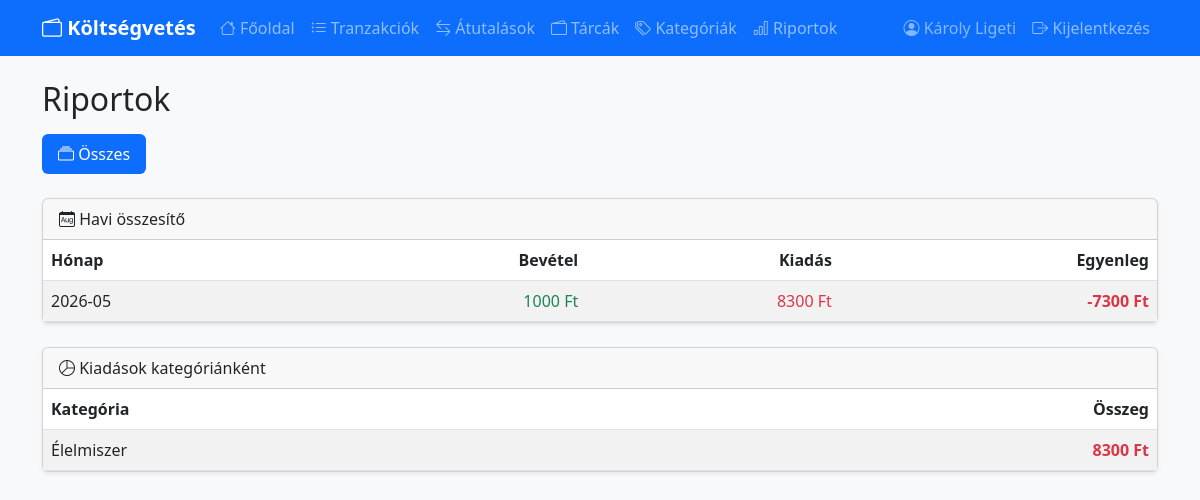
Before: /reports (signed in) with the older database file.
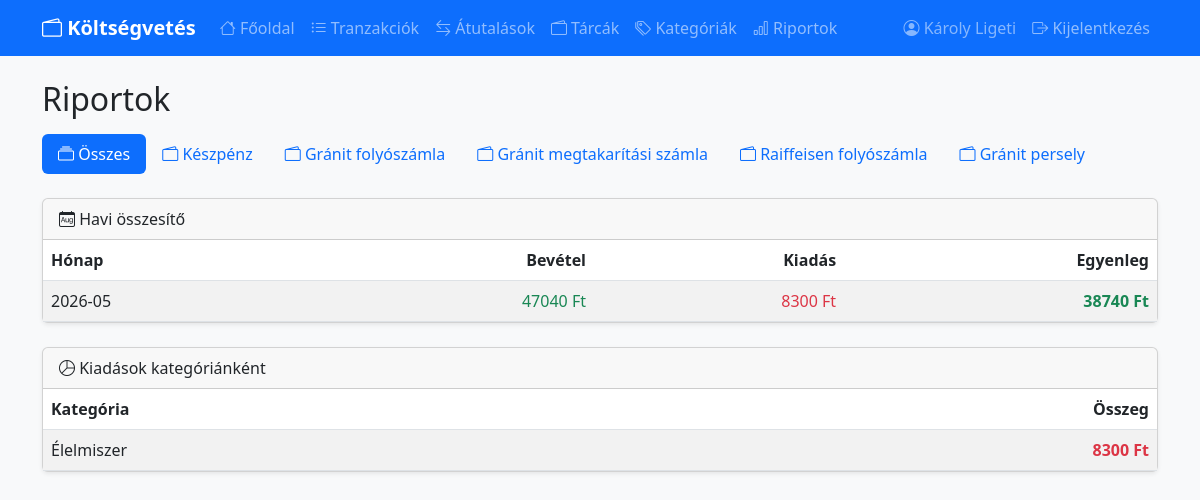
After: the same page with the newer database file.
### tables this page shows
CREATE TABLE categories (
            id INTEGER PRIMARY KEY AUTOINCREMENT,
            name TEXT NOT NULL,
            type TEXT NOT NULL CHECK(type IN ('income', 'expense'))
        );

CREATE TABLE wallets (
        id INTEGER PRIMARY KEY AUTOINCREMENT,
        name TEXT NOT NULL,
        description TEXT);

### main.py (the view, shortened to what this page needs)
@app.route('/reports')
@login_required
def reports():
    conn = get_db()
    wallets = conn.execute("SELECT * FROM wallets ORDER BY sort_order").fetchall()
    active = get_active_wallet(wallets)
    if active == 'all':
        monthly = conn.execute('''
            SELECT strftime('%Y-%m', date) as month,
                SUM(CASE WHEN type='income' THEN amount ELSE 0 END) as income,
                SUM(CASE WHEN type='expense' THEN amount ELSE 0 END) as expense
            FROM transactions
            GROUP BY month ORDER BY month DESC LIMIT 12''').fetchall()
        by_category = conn.execute('''
            SELECT c.name, SUM(t.amount) as total
            FROM transactions t JOIN categories c ON t.category_id = c.id
            WHERE t.type='expense'
            GROUP BY c.name ORDER BY total DESC''').fetchall()
    conn.close()
    return render_template('reports.html', monthly=monthly, by_category=by_category,
                           wallets=wallets, active_wallet=active)

### main.py (called while the page is built, shortened)
@login_manager.user_loader
def load_user(user_id):
    conn = get_db()
    row = conn.execute("SELECT * FROM users WHERE id=?", (user_id,)).fetchone()
    conn.close()
    if row:
        return User(row["id"], row["name"], row["email"])
    return None

def get_db():
    conn = sqlite3.connect(DATABASE)
    conn.row_factory = sqlite3.Row
    return conn

def get_active_wallet(wallets):
    w = request.args.get('wallet', 'all')
    if w == 'all':
        return 'all'

### templates/reports.html
{% extends 'base.html' %}
{% block content %}
<h2 class="mb-3">Riportok</h2>
<ul class="nav nav-pills mb-4">
    <li class="nav-item">
        <a class="nav-link {% if active_wallet == 'all' %}active{% endif %}" href="?wallet=all">
            <i class="bi bi-collection"></i> Összes
        </a>
    </li>
    {% for w in wallets %}
    <li class="nav-item">
        <a class="nav-link {% if active_wallet == w.id %}active{% endif %}" href="?wallet={{ w.id }}">
            <i class="bi bi-wallet2"></i> {{ w.name }}
        </a>
    </li>
    {% endfor %}
</ul>
<div class="card shadow-sm mb-4">
    <div class="card-header"><i class="bi bi-calendar-month"></i> Havi összesítő</div>
    <div class="card-body p-0">
        <table class="table table-striped mb-0">
            <thead>
                <tr>
                    <th>Hónap</th>
                    <th class="text-end">Bevétel</th>
                    <th class="text-end">Kiadás</th>
                    <th class="text-end">Egyenleg</th>
                </tr>
            </thead>
            <tbody>
                {% for m in monthly %}
                {% set bal = m.income - m.expense %}
                <tr>
                    <td>{{ m.month }}</td>
                    <td class="text-end text-success">{{ "%.0f"|format(m.income) }} Ft</td>
                    <td class="text-end text-danger">{{ "%.0f"|format(m.expense) }} Ft</td>
                    <td class="text-end fw-bold {{ 'text-success' if bal >= 0 else 'text-danger' }}">
                        {{ "%.0f"|format(bal) }} Ft
                    </td>
                </tr>
                {% else %}
                <tr><td colspan="4" class="text-center text-muted py-3">Még nincsenek adatok</td></tr>
                {% endfor %}
            </tbody>
        </table>
    </div>
</div>
<div class="card shadow-sm">
    <div class="card-header"><i class="bi bi-pie-chart"></i> Kiadások kategóriánként</div>
    <div class="card-body p-0">
        <table class="table table-striped mb-0">
            <thead>
                <tr>
                    <th>Kategória</th>
                    <th class="text-end">Összeg</th>
                </tr>
            </thead>
            <tbody>
                {% for c in by_category %}
                <tr>
                    <td>{{ c.name }}</td>
                    <td class="text-end text-danger fw-bold">{{ "%.0f"|format(c.total) }} Ft</td>
                </tr>
                {% else %}
                <tr><td colspan="2" class="text-center text-muted py-3">Még nincsenek adatok</td></tr>
                {% endfor %}
            </tbody>
        </table>
    </div>
</div>
{% endblock %}

Changed rows visible on the page:
added wallets: name "Készpénz"
added wallets: name "Gránit folyószámla"
added wallets: name "Gránit megtakarítási számla"
added wallets: name "Raiffeisen folyószámla"
added wallets: name "Gránit persely"
Other visible differences:
new list line: "2026-05 47040 Ft 8300 Ft 38740 Ft"
list line gone: "2026-05 1000 Ft 8300 Ft -7300 Ft"
